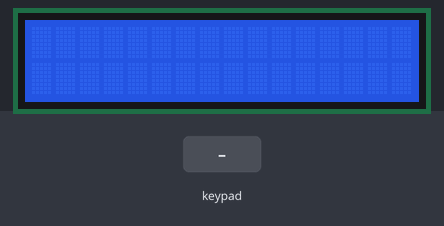
Simulated run of this sketch. Board: Arduino Mega 2560, built with avr-gcc and run on an emulated ATmega2560. Shown: 16×2 character LCD. The inputs (shaded band) are chosen by the test bench.

Above: at 1.2 s.
1.3 s: keypad keys 2 3 2 5 2 7 2 9 * pressed 0.4 s apart
At 5.8 s:
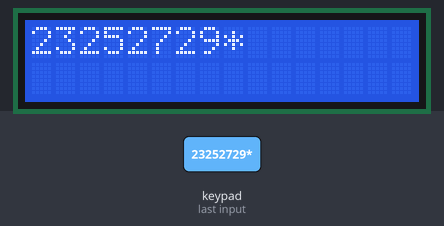
6.4 s: key '/' pressed
7.9 s: key '*' pressed
At 8.3 s:
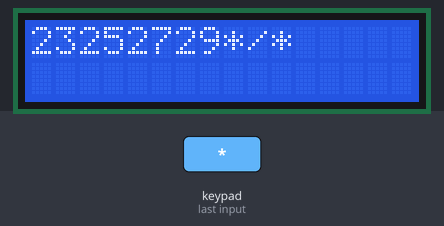
9.4 s: keypad keys 7 + 5 = pressed 0.4 s apart
At 11.6 s:
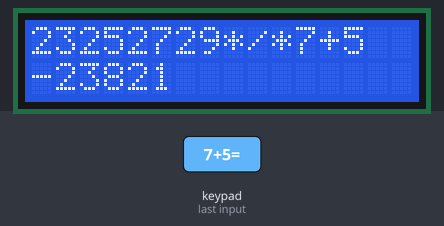
12.5 s: key 'O' pressed
At 13.1 s:
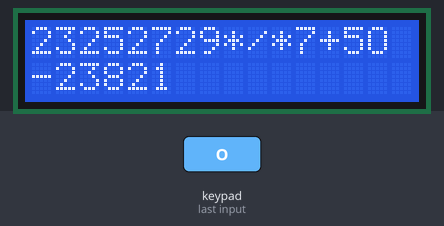
14.0 s: key '+' pressed
At 15.3 s:
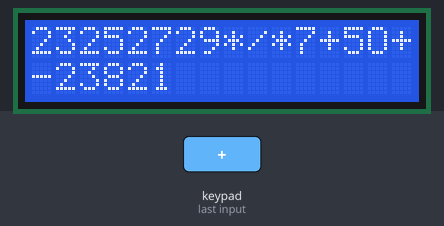
Timing chart, 0 to 16.5 s (numbered marks = the images above; inputs shaded):
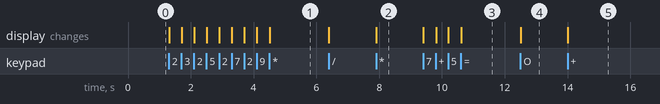

Measured:
- after the input at 1.3 s, the display: first changes at once (image 1 shows a later state)
- after the input at 7.9 s, the display: changes at once (image 2)
- after the input at 9.4 s, the display: first changes at once (image 3 shows a later state)
- after the input at 12.5 s, the display: changes at once (image 4)
- after the input at 14.0 s, the display: changes at once (image 5)

The sketch:

sketch_apr06a.ino
```cpp
#include <LiquidCrystal.h>
#include <Keypad.h>

#define REGISTER_SELECT 13
#define ENABLE 12
#define D4 8
#define D5 9
#define D6 10
#define D7 11

LiquidCrystal lcd(REGISTER_SELECT, ENABLE, D4, D5, D6, D7);


//Keypad
const byte ROWS = 4; //four rows
const byte COLS = 4; //four columns
char keys[ROWS][COLS] = {
  {'7','8','9','/'},
  {'4','5','6','*'},
  {'1','2','3','-'},
  {'O','0','=','+'}
};
byte rowPins[ROWS] = {23, 25, 27, 29};
byte colPins[COLS] = {31,33, 35,37};


//make a new keypad object
Keypad keypad = Keypad( makeKeymap(keys), rowPins, colPins, ROWS, COLS );

//calculator
int num1;
int num2;
int res;

char str[16];
char str1[16];
char str2[16];

char operand;


void setup() {
  lcd.begin(16, 2);
  lcd.clear();
}

void loop() {
  char key = keypad.getKey();
  lcd.setCursor(0, 0);

  if(strcmp(str, NULL) == 0)
    str[0] = key;
    else if(key != '='){
    strncat(str, &key, 1);
    lcd.print(str);
    if(key == '+' || key == '-' || key == '/' || key == '*'){
      if(operand == NULL){
        operand = key;
        num1 = atoi(str1);
      }
    }
    else{
      if(operand == NULL){
        if(strcmp(str1, NULL) == 0)
          str1[0] = key;
        else
          strncat(str1, &key, 1);
      }
      else{
        if(strcmp(str2, NULL) == 0)
          str2[0] = key;
        else
          strncat(str2, &key, 1);
      }
    }
  }
  else if(key == '='){
    num2 = atoi(str2);

    switch(operand){
      case '+':
        res = num1 + num2;
        break;
      case '-':
        res = num1 - num2;
        break;
      case '*':
        res = num1 * num2;
        break;
      case '/':
        res = num1 / num2;
        break;
    }

    lcd.setCursor(0, 1);
    lcd.print(res);

}
   }
```
